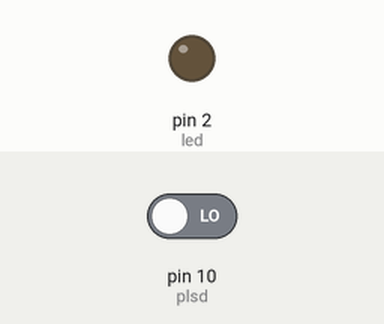
This sketch was run on a simulated Arduino Uno, built with avr-gcc and run on an emulated ATmega328P. On the bench: output pins drawn as LEDs (lit = HIGH). The test bench sets the inputs (shaded band); at power-on: pin 10 (plsd) LOW.

Above: at 1.2 s.
1.3 s: pin 10 (plsd) driven HIGH
At 1.6 s:
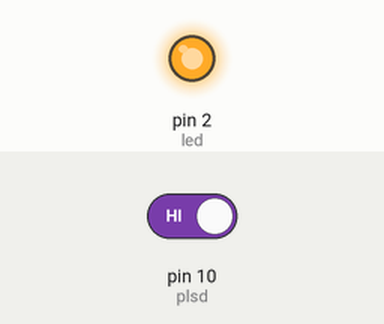
2.8 s: pin 10 (plsd) driven LOW
At 3.9 s:
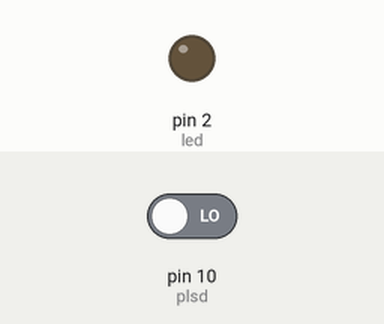
Timing chart, 0 to 5.8 s (numbered marks = the images above; inputs shaded):
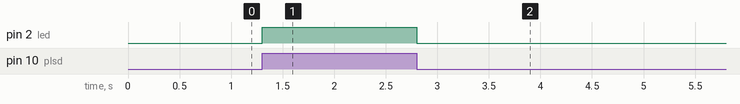

The sketch:

Clase_04_-_LED_Boton.ino
```cpp
// Declarar los pines del LED y el pulsador.
int led = 2;
int plsd = 10;

void setup()
{
  pinMode(led, OUTPUT);

  pinMode(plsd, INPUT);
}

void loop()
{
  // Cuando el pulsador esté presionado, se enciende el LED.
  if (digitalRead(plsd) == HIGH){
    digitalWrite(led, HIGH);
  // Caso contrario, se mantendrá apagado.
  } else{
    digitalWrite(led, LOW);
  }
}
```

Measured:
- after the input at 1.3 s, pin 2 (led): LOW → HIGH at once
- after the input at 2.8 s, pin 2 (led): HIGH → LOW at once
